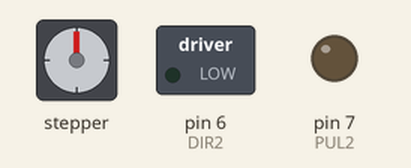
Recording of a sketch running on a simulated Arduino Uno, built with avr-gcc and run on an emulated ATmega328P. Shown: stepper motor, switched loads named in the sketch (green lamp = pin HIGH), output pins drawn as LEDs (lit = HIGH). Wiring (inferred from the names in the program): stepper motor driver (200 steps per turn assumed): step pin 5; direction pin 4. Pins used as bus, display or sensor lines are not drawn.

Above: at 0.05 s.
At 0.35 s:
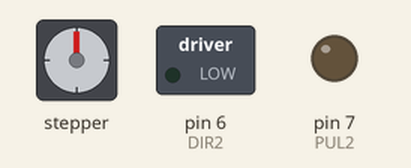
At 0.7 s:
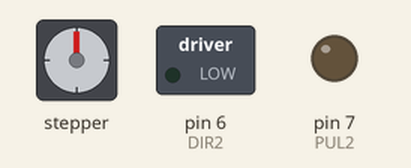
At 1.4 s:
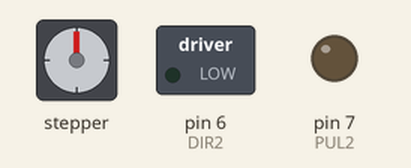
Timing chart, 0 to 3.3 s (numbered marks = the images above):
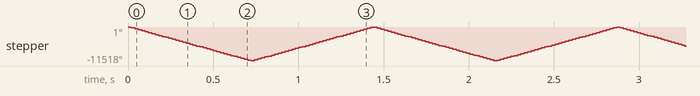

The sketch:

motor_demon.ino
```cpp
//Motor 1
int PUL = 5;  // pulse
int DIR = 4;  // direction

//Motor 2
int PUL2 = 7;
int DIR2 = 6;


void setup() {
  // Setup code runs once
  // Sets pinouts to outputs
  pinMode(PUL, OUTPUT);
  pinMode(DIR, OUTPUT);

  pinMode(PUL2, OUTPUT);
  pinMode(DIR2, OUTPUT);
}

void loop() {
  // This demonstrates moving one motor foward 6400 ticks then backwards 6400 ticks
  // Each Pulse corresponds to one tick foward or backwatd

  for(int i=0; i<6400;i++)  //Forward 5000 steps
  {
    digitalWrite(DIR, LOW);   //Set direction of motor
    digitalWrite(PUL, HIGH);  //Pulse once
    delayMicroseconds(50);    //Pause so motor doesnt oscillate wildly
    digitalWrite(PUL,LOW);
    delayMicroseconds(50);
  }

  for (int i=0; i<6400; i++)   //Backward 5000 steps
  {
    digitalWrite(DIR,HIGH);
    digitalWrite(PUL,HIGH);
    delayMicroseconds(50);
    digitalWrite(PUL,LOW);
    delayMicroseconds(50);
  }
}
```

Measured:
- by itself, stepper: turns 11440° counter-clockwise in 0.70 s, then 11440° clockwise in 0.69 s, repeating every 1.4 s
